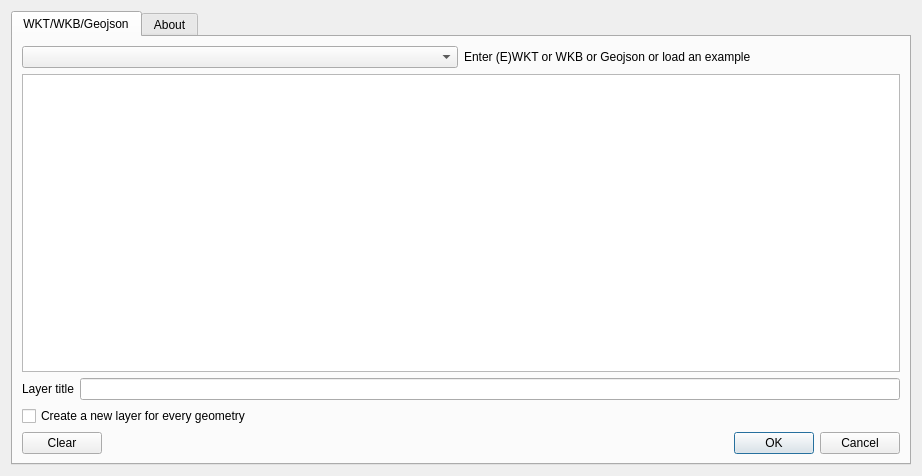
<?xml version="1.0" encoding="UTF-8"?>
<ui version="4.0">
 <class>QuickWKT</class>
 <widget class="QDialog" name="QuickWKT">
  <property name="geometry">
   <rect>
    <x>0</x>
    <y>0</y>
    <width>922</width>
    <height>476</height>
   </rect>
  </property>
  <property name="windowTitle">
   <string>QuickWKT</string>
  </property>
  <layout class="QVBoxLayout" name="verticalLayout">
   <item>
    <widget class="QTabWidget" name="tabWidget">
     <property name="currentIndex">
      <number>0</number>
     </property>
     <widget class="QWidget" name="tab">
      <attribute name="title">
       <string>WKT/WKB/Geojson</string>
      </attribute>
      <layout class="QVBoxLayout" name="verticalLayout_2">
       <item>
        <layout class="QHBoxLayout" name="horizontalLayout_4">
         <item>
          <widget class="QComboBox" name="exampleComboBox"/>
         </item>
         <item>
          <widget class="QLabel" name="addressLabel">
           <property name="text">
            <string>Enter (E)WKT or WKB or Geojson or load an example</string>
           </property>
          </widget>
         </item>
        </layout>
       </item>
       <item>
        <widget class="QPlainTextEdit" name="wkt"/>
       </item>
       <item>
        <layout class="QHBoxLayout" name="horizontalLayout_3">
         <item>
          <widget class="QLabel" name="label">
           <property name="text">
            <string>Layer title</string>
           </property>
          </widget>
         </item>
         <item>
          <widget class="QLineEdit" name="layerTitle"/>
         </item>
        </layout>
       </item>
       <item>
        <layout class="QHBoxLayout" name="horizontalLayout_6">
         <item>
          <widget class="QCheckBox" name="cbxnewlayer">
           <property name="toolTip">
            <string>Do not recycle the layers for the same geometry type.</string>
           </property>
           <property name="text">
            <string>Create a new layer for every geometry</string>
           </property>
          </widget>
         </item>
         <item>
          <spacer name="horizontalSpacer_2">
           <property name="orientation">
            <enum>Qt::Horizontal</enum>
           </property>
           <property name="sizeHint" stdset="0">
            <size>
             <width>40</width>
             <height>20</height>
            </size>
           </property>
          </spacer>
         </item>
        </layout>
       </item>
       <item>
        <layout class="QHBoxLayout" name="horizontalLayout_2">
         <item>
          <widget class="QPushButton" name="clearButton">
           <property name="text">
            <string>Clear</string>
           </property>
          </widget>
         </item>
         <item>
          <spacer name="horizontalSpacer">
           <property name="orientation">
            <enum>Qt::Horizontal</enum>
           </property>
           <property name="sizeHint" stdset="0">
            <size>
             <width>40</width>
             <height>20</height>
            </size>
           </property>
          </spacer>
         </item>
         <item>
          <widget class="QDialogButtonBox" name="buttonBox">
           <property name="orientation">
            <enum>Qt::Horizontal</enum>
           </property>
           <property name="standardButtons">
            <set>QDialogButtonBox::Cancel|QDialogButtonBox::Ok</set>
           </property>
          </widget>
         </item>
        </layout>
       </item>
      </layout>
     </widget>
     <widget class="QWidget" name="tab_2">
      <attribute name="title">
       <string>About</string>
      </attribute>
      <layout class="QVBoxLayout" name="verticalLayout_3">
       <item>
        <layout class="QHBoxLayout" name="horizontalLayout_5">
         <item>
          <widget class="QLabel" name="label_2">
           <property name="text">
            <string>&lt;html&gt;&lt;head/&gt;&lt;body&gt;&lt;p&gt;&lt;span style=&quot; font-size:xx-large; font-weight:600;&quot;&gt;Quick WKT &lt;/span&gt;&lt;/p&gt;&lt;p&gt;A plugin for quick WKT/WKB visualisation. &lt;/p&gt;&lt;p&gt;Also adds a couple of methods to &lt;span style=&quot; font-family:'Courier New,courier';&quot;&gt;iface&lt;/span&gt;&lt;/p&gt;&lt;pre style=&quot; margin-top:12px; margin-bottom:0px; margin-left:0px; margin-right:0px; -qt-block-indent:0; text-indent:0px; background-color:#ffffff;&quot;&gt;&lt;span style=&quot; font-family:'Courier New,courier'; background-color:#ffffff;&quot;&gt;iface.show_wkt('POINT (9.0 45.0)', 'optional layer title')&lt;/span&gt;&lt;/pre&gt;&lt;pre style=&quot; margin-top:0px; margin-bottom:12px; margin-left:0px; margin-right:0px; -qt-block-indent:0; text-indent:0px; background-color:#ffffff;&quot;&gt;&lt;span style=&quot; font-family:'Courier New,courier'; background-color:#ffffff;&quot;&gt;iface.show_geometry(QgsGeometry.fromWKT('POINT (9.0 45.0)'))&lt;/span&gt;&lt;/pre&gt;&lt;p&gt;&lt;a href=&quot;http://www.itopen.it/wkt-on-the-fly-qgis-plugin/&quot;&gt;&lt;span style=&quot; text-decoration: underline; color:#0057ae;&quot;&gt;Plugin Home Page&lt;/span&gt;&lt;/a&gt; (feed-back is highly appreciated!)&lt;/p&gt;&lt;p&gt;&lt;a href=&quot;https://github.com/elpaso/quickwkt&quot;&gt;&lt;span style=&quot; text-decoration: underline; color:#0057ae;&quot;&gt;Source Code and Bug Tracker&lt;/span&gt;&lt;/a&gt;&lt;/p&gt;&lt;p&gt;&lt;span style=&quot; font-style:italic;&quot;&gt;Enjoy Quick WKT!&lt;br/&gt;Made in Italy by&lt;/span&gt;&lt;a href=&quot;http://www.itopen.it&quot;&gt;&lt;span style=&quot; font-style:italic; text-decoration: underline; color:#0057ae;&quot;&gt; Alessandro Pasotti (ItOpen)&lt;/span&gt;&lt;/a&gt;&lt;/p&gt;&lt;/body&gt;&lt;/html&gt;</string>
           </property>
           <property name="alignment">
            <set>Qt::AlignLeading|Qt::AlignLeft|Qt::AlignTop</set>
           </property>
           <property name="wordWrap">
            <bool>true</bool>
           </property>
           <property name="openExternalLinks">
            <bool>true</bool>
           </property>
          </widget>
         </item>
        </layout>
       </item>
      </layout>
     </widget>
    </widget>
   </item>
   <item>
    <layout class="QHBoxLayout" name="horizontalLayout"/>
   </item>
  </layout>
 </widget>
 <resources/>
 <connections>
  <connection>
   <sender>buttonBox</sender>
   <signal>accepted()</signal>
   <receiver>QuickWKT</receiver>
   <slot>accept()</slot>
   <hints>
    <hint type="sourcelabel">
     <x>248</x>
     <y>254</y>
    </hint>
    <hint type="destinationlabel">
     <x>157</x>
     <y>274</y>
    </hint>
   </hints>
  </connection>
  <connection>
   <sender>buttonBox</sender>
   <signal>rejected()</signal>
   <receiver>QuickWKT</receiver>
   <slot>reject()</slot>
   <hints>
    <hint type="sourcelabel">
     <x>316</x>
     <y>260</y>
    </hint>
    <hint type="destinationlabel">
     <x>286</x>
     <y>274</y>
    </hint>
   </hints>
  </connection>
 </connections>
</ui>
